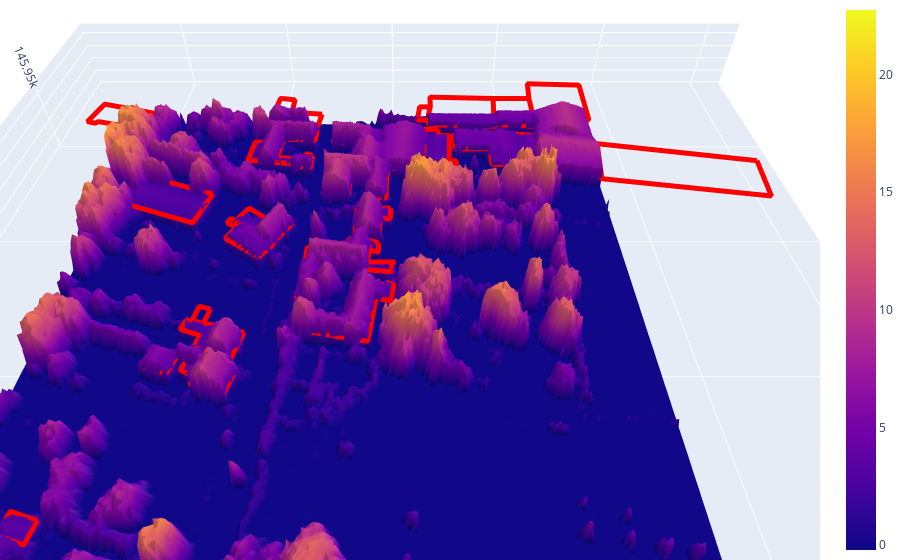

Notebook cell for this chart:
### Code cell
# data = rasterio.open(f'CHM_{time}')
# xMin, yMin, xMax, yMax = data.bounds
# z_data = pd.DataFrame(data.read(1))
# z_data.index   = list(range(int(yMax), int(yMin), -1))
# z_data.columns = list(range(int(xMin), int(xMax)))
# z_data = z_data.applymap(lambda x: 0.5 if x < 1 else round(x, 1))

fig = go.Figure(go.Surface(z=z_data.values, x=z_data.columns, y=z_data.index, opacity=1))
         
for feature in features:
    fig.add_scatter3d(x=feature['X'], y=feature['Y'], z=[3]*len(feature['X']), 
                      mode='lines',showlegend=False, 
                      line=dict(color='red', width=10)
                     )

fig.update_layout(
    title=address,
    margin=dict(t=40, r=0, l=0, b=40),
    scene = {"xaxis": {'showspikes': False},
             "yaxis": {'showspikes': False},
             "zaxis": {'showspikes': False},
             'camera_eye': {"x": 0, "y": -0.5, "z": 0.5},
             "aspectratio": {"x": 1, "y": 1, "z": 0.1}
            })
fig.update_geos(fitbounds="locations", visible=False)
fig.update_layout(margin={"r": 0, "t": 0, "l": 0, "b": 0})
#fig.write_html('./templates/map.html',
#                   full_html=False,
#                   include_plotlyjs='cdn')

### Figure 1 — Plotly figure (JSON) as saved in the notebook; plotly's stock layout.template omitted (floating-point values rounded to 4 significant figures; data arrays with more than 128 entries replaced by an {"elided": "..."} marker saying what was removed)
{"data": [{"opacity": 1, "type": "surface", "x": {"elided": "201 int values"}, "y": {"elided": "201 int values"}, "z": {"elided": "201x201 float values"}}, {"line": {"color": "red", "width": 10}, "mode": "lines", "showlegend": false, "type": "scatter3d", "x": [199819, 199819, 199819, 199815, 199811, 199811, 199811, 199814, 199815, 199815, 199819], "y": [145764, 145764, 145760, 145760, 145761, 145763, 145764, 145764, 145763, 145764, 145764], "z": [3, 3, 3, 3, 3, 3, 3, 3, 3, 3, 3]}, {"line": {"color": "red", "width": 10}, "mode": "lines", "showlegend": false, "type": "scatter3d", "x": [199842, 199841, 199836, 199837, 199842], "y": [145764, 145756, 145757, 145765, 145764], "z": [3, 3, 3, 3, 3]}, {"line": {"color": "red", "width": 10}, "mode": "lines", "showlegend": false, "type": "scatter3d", "x": [199838, 199837, 199836, 199833, 199828, 199829, 199830, 199838], "y": [145768, 145765, 145757, 145757, 145758, 145762, 145770, 145768], "z": [3, 3, 3, 3, 3, 3, 3, 3]}, {"line": {"color": "red", "width": 10}, "mode": "lines", "showlegend": false, "type": "scatter3d", "x": [199811, 199810, 199811, 199811, 199806, 199805, 199807, 199811], "y": [145769, 145763, 145763, 145761, 145761, 145761, 145770, 145769], "z": [3, 3, 3, 3, 3, 3, 3, 3]}, {"line": {"color": "red", "width": 10}, "mode": "lines", "showlegend": false, "type": "scatter3d", "x": [199790, 199789, 199788, 199788, 199779, 199780, 199776, 199777, 199790], "y": [145770, 145761, 145757, 145757, 145758, 145766, 145767, 145772, 145770], "z": [3, 3, 3, 3, 3, 3, 3, 3, 3]}, {"line": {"color": "red", "width": 10}, "mode": "lines", "showlegend": false, "type": "scatter3d", "x": [199919, 199918, 199912, 199913, 199919], "y": [145771, 145762, 145763, 145772, 145771], "z": [3, 3, 3, 3, 3]}, {"line": {"color": "red", "width": 10}, "mode": "lines", "showlegend": false, "type": "scatter3d", "x": [199812, 199822, 199821, 199821, 199811, 199812, 199812], "y": [145781, 145779, 145775, 145772, 145773, 145781, 145781], "z": [3, 3, 3, 3, 3, 3, 3]}, {"line": {"color": "red", "width": 10}, "mode": "lines", "showlegend": false, "type": "scatter3d", "x": [199809, 199812, 199811, 199807, 199808, 199809], "y": [145781, 145781, 145773, 145774, 145781, 145781], "z": [3, 3, 3, 3, 3, 3]}, {"line": {"color": "red", "width": 10}, "mode": "lines", "showlegend": false, "type": "scatter3d", "x": [199739, 199738, 199736, 199737, 199739], "y": [145793, 145791, 145791, 145793, 145793], "z": [3, 3, 3, 3, 3]}, {"line": {"color": "red", "width": 10}, "mode": "lines", "showlegend": false, "type": "scatter3d", "x": [199922, 199922, 199918, 199918, 199922], "y": [145796, 145793, 145794, 145797, 145796], "z": [3, 3, 3, 3, 3]}, {"line": {"color": "red", "width": 10}, "mode": "lines", "showlegend": false, "type": "scatter3d", "x": [199787, 199787, 199787, 199783, 199783, 199784, 199783, 199773, 199773, 199771, 199772, 199773, 199774, 199787], "y": [145802, 145798, 145798, 145798, 145795, 145794, 145790, 145791, 145795, 145796, 145798, 145800, 145804, 145802], "z": [3, 3, 3, 3, 3, 3, 3, 3, 3, 3, 3, 3, 3, 3]}, {"line": {"color": "red", "width": 10}, "mode": "lines", "showlegend": false, "type": "scatter3d", "x": [199763, 199762, 199754, 199755, 199763], "y": [145811, 145806, 145808, 145813, 145811], "z": [3, 3, 3, 3, 3]}, {"line": {"color": "red", "width": 10}, "mode": "lines", "showlegend": false, "type": "scatter3d", "x": [199802, 199805, 199803, 199792, 199793, 199793, 199794, 199802], "y": [145849, 145849, 145842, 145845, 145847, 145847, 145851, 145849], "z": [3, 3, 3, 3, 3, 3, 3, 3]}, {"line": {"color": "red", "width": 10}, "mode": "lines", "showlegend": false, "type": "scatter3d", "x": [199792, 199794, 199793, 199788, 199789, 199792], "y": [145852, 145851, 145847, 145849, 145852, 145852], "z": [3, 3, 3, 3, 3, 3]}, {"line": {"color": "red", "width": 10}, "mode": "lines", "showlegend": false, "type": "scatter3d", "x": [199796, 199803, 199803, 199802, 199794, 199792, 199793, 199793, 199795, 199795, 199796], "y": [145855, 145854, 145854, 145849, 145851, 145852, 145853, 145854, 145854, 145855, 145855], "z": [3, 3, 3, 3, 3, 3, 3, 3, 3, 3, 3]}, {"line": {"color": "red", "width": 10}, "mode": "lines", "showlegend": false, "type": "scatter3d", "x": [199786, 199784, 199776, 199776, 199777, 199786], "y": [145854, 145848, 145850, 145850, 145856, 145854], "z": [3, 3, 3, 3, 3, 3]}, {"line": {"color": "red", "width": 10}, "mode": "lines", "showlegend": false, "type": "scatter3d", "x": [199805, 199803, 199803, 199803, 199796, 199795, 199796, 199805], "y": [145861, 145854, 145854, 145854, 145855, 145855, 145862, 145861], "z": [3, 3, 3, 3, 3, 3, 3, 3]}, {"line": {"color": "red", "width": 10}, "mode": "lines", "showlegend": false, "type": "scatter3d", "x": [199787, 199791, 199797, 199796, 199795, 199790, 199791, 199784, 199785, 199785, 199785, 199787], "y": [145865, 145864, 145863, 145862, 145855, 145856, 145860, 145862, 145865, 145865, 145865, 145865], "z": [3, 3, 3, 3, 3, 3, 3, 3, 3, 3, 3, 3]}, {"line": {"color": "red", "width": 10}, "mode": "lines", "showlegend": false, "type": "scatter3d", "x": [199792, 199791, 199787, 199788, 199792], "y": [145869, 145864, 145865, 145870, 145869], "z": [3, 3, 3, 3, 3]}, {"line": {"color": "red", "width": 10}, "mode": "lines", "showlegend": false, "type": "scatter3d", "x": [199840, 199850, 199850, 199853, 199852, 199847, 199846, 199845, 199827, 199821, 199821, 199822, 199822, 199828, 199837, 199839, 199840], "y": [145879, 145878, 145879, 145878, 145872, 145873, 145865, 145858, 145861, 145862, 145863, 145868, 145868, 145867, 145865, 145879, 145879], "z": [3, 3, 3, 3, 3, 3, 3, 3, 3, 3, 3, 3, 3, 3, 3, 3, 3]}, {"line": {"color": "red", "width": 10}, "mode": "lines", "showlegend": false, "type": "scatter3d", "x": [199916, 199915, 199913, 199913, 199914, 199916], "y": [145881, 145875, 145875, 145875, 145881, 145881], "z": [3, 3, 3, 3, 3, 3]}, {"line": {"color": "red", "width": 10}, "mode": "lines", "showlegend": false, "type": "scatter3d", "x": [199844, 199843, 199853, 199852, 199852, 199842, 199842, 199843, 199843, 199844], "y": [145892, 145887, 145887, 145886, 145883, 145884, 145885, 145892, 145892, 145892], "z": [3, 3, 3, 3, 3, 3, 3, 3, 3, 3]}, {"line": {"color": "red", "width": 10}, "mode": "lines", "showlegend": false, "type": "scatter3d", "x": [199823, 199821, 199821, 199822, 199824, 199823], "y": [145886, 145886, 145893, 145893, 145894, 145886], "z": [3, 3, 3, 3, 3, 3]}, {"line": {"color": "red", "width": 10}, "mode": "lines", "showlegend": false, "type": "scatter3d", "x": [199836, 199843, 199842, 199842, 199840, 199830, 199827, 199826, 199825, 199823, 199822, 199822, 199820, 199821, 199823, 199824, 199836], "y": [145893, 145892, 145885, 145884, 145884, 145885, 145885, 145879, 145876, 145874, 145872, 145872, 145873, 145886, 145886, 145894, 145893], "z": [3, 3, 3, 3, 3, 3, 3, 3, 3, 3, 3, 3, 3, 3, 3, 3, 3]}, {"line": {"color": "red", "width": 10}, "mode": "lines", "showlegend": false, "type": "scatter3d", "x": [199847, 199847, 199844, 199843, 199844, 199847], "y": [145895, 145891, 145892, 145892, 145896, 145895], "z": [3, 3, 3, 3, 3, 3]}, {"line": {"color": "red", "width": 10}, "mode": "lines", "showlegend": false, "type": "scatter3d", "x": [199844, 199844, 199843, 199843, 199836, 199836, 199844], "y": [145896, 145896, 145892, 145892, 145893, 145897, 145896], "z": [3, 3, 3, 3, 3, 3, 3]}, {"line": {"color": "red", "width": 10}, "mode": "lines", "showlegend": false, "type": "scatter3d", "x": [199798, 199798, 199798, 199801, 199801, 199801, 199808, 199804, 199790, 199793, 199794, 199798], "y": [145901, 145901, 145901, 145899, 145899, 145899, 145894, 145889, 145897, 145902, 145903, 145901], "z": [3, 3, 3, 3, 3, 3, 3, 3, 3, 3, 3, 3]}, {"line": {"color": "red", "width": 10}, "mode": "lines", "showlegend": false, "type": "scatter3d", "x": [199792, 199794, 199793, 199789, 199790, 199792], "y": [145905, 145903, 145902, 145904, 145906, 145905], "z": [3, 3, 3, 3, 3, 3]}, {"line": {"color": "red", "width": 10}, "mode": "lines", "showlegend": false, "type": "scatter3d", "x": [199813, 199814, 199808, 199808, 199801, 199801, 199805, 199805, 199805, 199807, 199813], "y": [145904, 145904, 145895, 145894, 145899, 145899, 145905, 145905, 145905, 145908, 145904], "z": [3, 3, 3, 3, 3, 3, 3, 3, 3, 3, 3]}, {"line": {"color": "red", "width": 10}, "mode": "lines", "showlegend": false, "type": "scatter3d", "x": [199875, 199875, 199875, 199870, 199870, 199875], "y": [145909, 145909, 145906, 145906, 145910, 145909], "z": [3, 3, 3, 3, 3, 3]}, {"line": {"color": "red", "width": 10}, "mode": "lines", "showlegend": false, "type": "scatter3d", "x": [199802, 199802, 199805, 199805, 199805, 199805, 199801, 199801, 199798, 199798, 199798, 199794, 199792, 199796, 199802], "y": [145907, 145907, 145905, 145905, 145905, 145905, 145899, 145899, 145901, 145901, 145901, 145903, 145905, 145911, 145907], "z": [3, 3, 3, 3, 3, 3, 3, 3, 3, 3, 3, 3, 3, 3, 3]}, {"line": {"color": "red", "width": 10}, "mode": "lines", "showlegend": false, "type": "scatter3d", "x": [199851, 199851, 199851, 199847, 199848, 199851], "y": [145911, 145911, 145906, 145906, 145911, 145911], "z": [3, 3, 3, 3, 3, 3]}, {"line": {"color": "red", "width": 10}, "mode": "lines", "showlegend": false, "type": "scatter3d", "x": [199841, 199848, 199847, 199847, 199838, 199838, 199841], "y": [145911, 145911, 145906, 145899, 145899, 145911, 145911], "z": [3, 3, 3, 3, 3, 3, 3]}, {"line": {"color": "red", "width": 10}, "mode": "lines", "showlegend": false, "type": "scatter3d", "x": [199834, 199834, 199824, 199825, 199834], "y": [145925, 145918, 145918, 145926, 145925], "z": [3, 3, 3, 3, 3]}, {"line": {"color": "red", "width": 10}, "mode": "lines", "showlegend": false, "type": "scatter3d", "x": [199780, 199776, 199744, 199748, 199780], "y": [145918, 145904, 145914, 145928, 145918], "z": [3, 3, 3, 3, 3]}, {"line": {"color": "red", "width": 10}, "mode": "lines", "showlegend": false, "type": "scatter3d", "x": [199846, 199849, 199849, 199842, 199842, 199842, 199846], "y": [145932, 145932, 145916, 145917, 145925, 145932, 145932], "z": [3, 3, 3, 3, 3, 3, 3]}, {"line": {"color": "red", "width": 10}, "mode": "lines", "showlegend": false, "type": "scatter3d", "x": [199842, 199842, 199834, 199825, 199825, 199825, 199842], "y": [145932, 145925, 145925, 145926, 145926, 145933, 145932], "z": [3, 3, 3, 3, 3, 3, 3]}, {"line": {"color": "red", "width": 10}, "mode": "lines", "showlegend": false, "type": "scatter3d", "x": [199810, 199810, 199802, 199802, 199810], "y": [145937, 145934, 145935, 145938, 145937], "z": [3, 3, 3, 3, 3]}, {"line": {"color": "red", "width": 10}, "mode": "lines", "showlegend": false, "type": "scatter3d", "x": [199812, 199814, 199817, 199817, 199810, 199810, 199810, 199810, 199812], "y": [145938, 145938, 145937, 145932, 145933, 145934, 145937, 145938, 145938], "z": [3, 3, 3, 3, 3, 3, 3, 3, 3]}, {"line": {"color": "red", "width": 10}, "mode": "lines", "showlegend": false, "type": "scatter3d", "x": [199817, 199817, 199814, 199814, 199817], "y": [145939, 145937, 145938, 145940, 145939], "z": [3, 3, 3, 3, 3]}, {"line": {"color": "red", "width": 10}, "mode": "lines", "showlegend": false, "type": "scatter3d", "x": [200005, 200002, 199937, 199940, 200005], "y": [145936, 145917, 145926, 145946, 145936], "z": [3, 3, 3, 3, 3]}, {"line": {"color": "red", "width": 10}, "mode": "lines", "showlegend": false, "type": "scatter3d", "x": [199796, 199796, 199795, 199790, 199791, 199796], "y": [145947, 145946, 145936, 145936, 145947, 145947], "z": [3, 3, 3, 3, 3, 3]}, {"line": {"color": "red", "width": 10}, "mode": "lines", "showlegend": false, "type": "scatter3d", "x": [199914, 199914, 199914, 199905, 199905, 199914], "y": [145951, 145950, 145938, 145939, 145952, 145951], "z": [3, 3, 3, 3, 3, 3]}, {"line": {"color": "red", "width": 10}, "mode": "lines", "showlegend": false, "type": "scatter3d", "x": [199905, 199905, 199898, 199898, 199898, 199905], "y": [145952, 145939, 145939, 145952, 145952, 145952], "z": [3, 3, 3, 3, 3, 3]}, {"line": {"color": "red", "width": 10}, "mode": "lines", "showlegend": false, "type": "scatter3d", "x": [199893, 199893, 199898, 199898, 199898, 199897, 199893, 199893, 199878, 199878, 199878, 199893], "y": [145952, 145952, 145952, 145939, 145934, 145934, 145934, 145943, 145943, 145950, 145952, 145952], "z": [3, 3, 3, 3, 3, 3, 3, 3, 3, 3, 3, 3]}, {"line": {"color": "red", "width": 10}, "mode": "lines", "showlegend": false, "type": "scatter3d", "x": [199844, 199847, 199847, 199847, 199847, 199846, 199842, 199825, 199825, 199830, 199834, 199834, 199836, 199836, 199836, 199841, 199841, 199844], "y": [145952, 145952, 145943, 145943, 145942, 145932, 145932, 145933, 145938, 145938, 145938, 145939, 145939, 145947, 145947, 145947, 145953, 145952], "z": [3, 3, 3, 3, 3, 3, 3, 3, 3, 3, 3, 3, 3, 3, 3, 3, 3, 3]}, {"line": {"color": "red", "width": 10}, "mode": "lines", "showlegend": false, "type": "scatter3d", "x": [199840, 199840, 199841, 199841, 199841, 199836, 199836, 199825, 199826, 199840], "y": [145953, 145953, 145953, 145953, 145947, 145947, 145947, 145947, 145954, 145953], "z": [3, 3, 3, 3, 3, 3, 3, 3, 3, 3]}, {"line": {"color": "red", "width": 10}, "mode": "lines", "showlegend": false, "type": "scatter3d", "x": [199865, 199864, 199849, 199846, 199847, 199847, 199847, 199847, 199848, 199865], "y": [145954, 145931, 145932, 145932, 145942, 145943, 145943, 145952, 145954, 145954], "z": [3, 3, 3, 3, 3, 3, 3, 3, 3, 3]}, {"line": {"color": "red", "width": 10}, "mode": "lines", "showlegend": false, "type": "scatter3d", "x": [199871, 199871, 199876, 199876, 199875, 199877, 199878, 199878, 199878, 199878, 199875, 199874, 199864, 199865, 199865, 199871], "y": [145955, 145951, 145951, 145950, 145936, 145936, 145936, 145935, 145930, 145930, 145930, 145930, 145931, 145954, 145955, 145955], "z": [3, 3, 3, 3, 3, 3, 3, 3, 3, 3, 3, 3, 3, 3, 3, 3]}, {"line": {"color": "red", "width": 10}, "mode": "lines", "showlegend": false, "type": "scatter3d", "x": [199817, 199817, 199803, 199804, 199817], "y": [145955, 145948, 145949, 145957, 145955], "z": [3, 3, 3, 3, 3]}, {"line": {"color": "red", "width": 10}, "mode": "lines", "showlegend": false, "type": "scatter3d", "x": [199837, 199837, 199840, 199840, 199826, 199826, 199837], "y": [145956, 145956, 145956, 145953, 145954, 145957, 145956], "z": [3, 3, 3, 3, 3, 3, 3]}, {"line": {"color": "red", "width": 10}, "mode": "lines", "showlegend": false, "type": "scatter3d", "x": [199803, 199804, 199803, 199802, 199802, 199795, 199795, 199796, 199796, 199796, 199796, 199797, 199797, 199803], "y": [145957, 145957, 145949, 145938, 145935, 145936, 145936, 145946, 145947, 145950, 145950, 145957, 145957, 145957], "z": [3, 3, 3, 3, 3, 3, 3, 3, 3, 3, 3, 3, 3, 3]}, {"line": {"color": "red", "width": 10}, "mode": "lines", "showlegend": false, "type": "scatter3d", "x": [199797, 199803, 199803, 199797, 199797, 199796, 199796, 199797], "y": [145960, 145959, 145957, 145957, 145957, 145957, 145960, 145960], "z": [3, 3, 3, 3, 3, 3, 3, 3]}, {"line": {"color": "red", "width": 10}, "mode": "lines", "showlegend": false, "type": "scatter3d", "x": [199751, 199751, 199748, 199748, 199751], "y": [145965, 145963, 145963, 145966, 145965], "z": [3, 3, 3, 3, 3]}, {"line": {"color": "red", "width": 10}, "mode": "lines", "showlegend": false, "type": "scatter3d", "x": [199818, 199817, 199806, 199807, 199818], "y": [145965, 145957, 145958, 145966, 145965], "z": [3, 3, 3, 3, 3]}, {"line": {"color": "red", "width": 10}, "mode": "lines", "showlegend": false, "type": "scatter3d", "x": [199868, 199867, 199867, 199862, 199862, 199863, 199868], "y": [145970, 145965, 145961, 145961, 145962, 145970, 145970], "z": [3, 3, 3, 3, 3, 3, 3]}, {"line": {"color": "red", "width": 10}, "mode": "lines", "showlegend": false, "type": "scatter3d", "x": [199743, 199740, 199717, 199716, 199712, 199715, 199743], "y": [145965, 145955, 145960, 145959, 145960, 145972, 145965], "z": [3, 3, 3, 3, 3, 3, 3]}, {"line": {"color": "red", "width": 10}, "mode": "lines", "showlegend": false, "type": "scatter3d", "x": [199798, 199804, 199804, 199804, 199804, 199807, 199806, 199803, 199797, 199796, 199795, 199797, 199798], "y": [145976, 145975, 145971, 145970, 145966, 145966, 145958, 145959, 145960, 145960, 145960, 145976, 145976], "z": [3, 3, 3, 3, 3, 3, 3, 3, 3, 3, 3, 3, 3]}, {"line": {"color": "red", "width": 10}, "mode": "lines", "showlegend": false, "type": "scatter3d", "x": [199912, 199913, 199915, 199915, 199915, 199897, 199897, 199898, 199912], "y": [145976, 145976, 145976, 145962, 145957, 145958, 145964, 145976, 145976], "z": [3, 3, 3, 3, 3, 3, 3, 3, 3]}, {"line": {"color": "red", "width": 10}, "mode": "lines", "showlegend": false, "type": "scatter3d", "x": [199898, 199897, 199897, 199897, 199867, 199867, 199867, 199868, 199868, 199898], "y": [145976, 145964, 145958, 145957, 145958, 145961, 145965, 145970, 145977, 145976], "z": [3, 3, 3, 3, 3, 3, 3, 3, 3, 3]}, {"line": {"color": "red", "width": 10}, "mode": "lines", "showlegend": false, "type": "scatter3d", "x": [199916, 199941, 199940, 199915, 199915, 199916, 199916], "y": [145987, 145986, 145961, 145962, 145976, 145987, 145987], "z": [3, 3, 3, 3, 3, 3, 3]}], "layout": {"geo": {"fitbounds": "locations", "visible": false}, "margin": {"b": 0, "l": 0, "r": 0, "t": 0}, "scene": {"aspectratio": {"x": 1, "y": 1, "z": 0.1}, "camera": {"eye": {"x": 0, "y": -0.5, "z": 0.5}}, "xaxis": {"showspikes": false}, "yaxis": {"showspikes": false}, "zaxis": {"showspikes": false}}, "title": {"text": "Rue d'Atrive 5 Hannut"}}}
